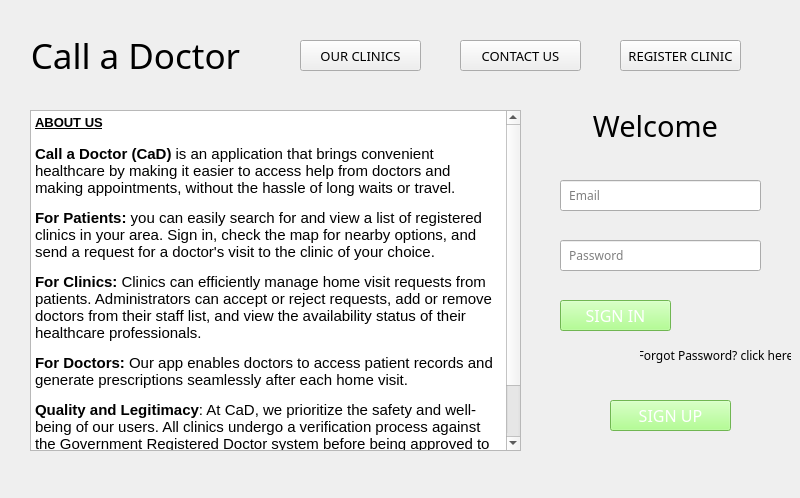
<?xml version="1.0" encoding="UTF-8"?>
<ui version="4.0">
 <class>HomePage</class>
 <widget class="QWidget" name="HomePage">
  <property name="geometry">
   <rect>
    <x>0</x>
    <y>0</y>
    <width>800</width>
    <height>498</height>
   </rect>
  </property>
  <property name="windowTitle">
   <string>Call A Doctor - Home Page</string>
  </property>
  <widget class="QPushButton" name="Search_pushButton">
   <property name="geometry">
    <rect>
     <x>300</x>
     <y>40</y>
     <width>121</width>
     <height>31</height>
    </rect>
   </property>
   <property name="font">
    <font>
     <family>Bahnschrift SemiLight SemiConde</family>
     <pointsize>10</pointsize>
     <weight>50</weight>
     <bold>false</bold>
    </font>
   </property>
   <property name="text">
    <string>OUR CLINICS</string>
   </property>
  </widget>
  <widget class="QTextEdit" name="textEdit_2">
   <property name="geometry">
    <rect>
     <x>30</x>
     <y>110</y>
     <width>491</width>
     <height>341</height>
    </rect>
   </property>
   <property name="readOnly">
    <bool>true</bool>
   </property>
   <property name="html">
    <string>&lt;!DOCTYPE HTML PUBLIC &quot;-//W3C//DTD HTML 4.0//EN&quot; &quot;http://www.w3.org/TR/REC-html40/strict.dtd&quot;&gt;
&lt;html&gt;&lt;head&gt;&lt;meta name=&quot;qrichtext&quot; content=&quot;1&quot; /&gt;&lt;style type=&quot;text/css&quot;&gt;
p, li { white-space: pre-wrap; }
&lt;/style&gt;&lt;/head&gt;&lt;body style=&quot; font-family:'MS Shell Dlg 2'; font-size:8.25pt; font-weight:400; font-style:normal;&quot;&gt;
&lt;p style=&quot; margin-top:0px; margin-bottom:0px; margin-left:0px; margin-right:0px; -qt-block-indent:0; text-indent:0px;&quot;&gt;&lt;span style=&quot; font-size:10pt; font-weight:600; text-decoration: underline;&quot;&gt;ABOUT US&lt;/span&gt;&lt;/p&gt;
&lt;p style=&quot;-qt-paragraph-type:empty; margin-top:0px; margin-bottom:0px; margin-left:0px; margin-right:0px; -qt-block-indent:0; text-indent:0px; font-size:10pt; font-weight:600; text-decoration: underline;&quot;&gt;&lt;br /&gt;&lt;/p&gt;
&lt;p style=&quot; margin-top:0px; margin-bottom:0px; margin-left:0px; margin-right:0px; -qt-block-indent:0; text-indent:0px;&quot;&gt;&lt;span style=&quot; font-size:11pt; font-weight:600;&quot;&gt;Call a Doctor (CaD)&lt;/span&gt;&lt;span style=&quot; font-size:11pt;&quot;&gt; is an application that brings convenient healthcare by making it easier to access help from doctors and making appointments, without the hassle of long waits or travel.&lt;/span&gt;&lt;/p&gt;
&lt;p style=&quot; margin-top:12px; margin-bottom:12px; margin-left:0px; margin-right:0px; -qt-block-indent:0; text-indent:0px;&quot;&gt;&lt;span style=&quot; font-size:11pt; font-weight:600;&quot;&gt;For Patients:&lt;/span&gt;&lt;span style=&quot; font-size:11pt;&quot;&gt; you can easily search for and view a list of registered clinics in your area. Sign in, check the map for nearby options, and send a request for a doctor's visit to the clinic of your choice. &lt;/span&gt;&lt;/p&gt;
&lt;p style=&quot; margin-top:12px; margin-bottom:12px; margin-left:0px; margin-right:0px; -qt-block-indent:0; text-indent:0px;&quot;&gt;&lt;span style=&quot; font-size:11pt; font-weight:600;&quot;&gt;For Clinics:&lt;/span&gt;&lt;span style=&quot; font-size:11pt;&quot;&gt; Clinics can efficiently manage home visit requests from patients. Administrators can accept or reject requests, add or remove doctors from their staff list, and view the availability status of their healthcare professionals. &lt;/span&gt;&lt;/p&gt;
&lt;p style=&quot; margin-top:12px; margin-bottom:12px; margin-left:0px; margin-right:0px; -qt-block-indent:0; text-indent:0px;&quot;&gt;&lt;span style=&quot; font-size:11pt; font-weight:600;&quot;&gt;For Doctors:&lt;/span&gt;&lt;span style=&quot; font-size:11pt;&quot;&gt; Our app enables doctors to access patient records and generate prescriptions seamlessly after each home visit. &lt;/span&gt;&lt;/p&gt;
&lt;p style=&quot; margin-top:12px; margin-bottom:12px; margin-left:0px; margin-right:0px; -qt-block-indent:0; text-indent:0px;&quot;&gt;&lt;span style=&quot; font-size:11pt; font-weight:600;&quot;&gt;Quality and Legitimacy&lt;/span&gt;&lt;span style=&quot; font-size:11pt;&quot;&gt;: At CaD, we prioritize the safety and well-being of our users. All clinics undergo a verification process against the Government Registered Doctor system before being approved to join our platform. This ensures that our partnered clinics are officially recognized and meet the highest standards of medical practice.&lt;/span&gt;&lt;/p&gt;
&lt;p style=&quot;-qt-paragraph-type:empty; margin-top:12px; margin-bottom:12px; margin-left:0px; margin-right:0px; -qt-block-indent:0; text-indent:0px;&quot;&gt;&lt;br /&gt;&lt;/p&gt;&lt;/body&gt;&lt;/html&gt;</string>
   </property>
  </widget>
  <widget class="QPushButton" name="Search_pushButton_3">
   <property name="geometry">
    <rect>
     <x>460</x>
     <y>40</y>
     <width>121</width>
     <height>31</height>
    </rect>
   </property>
   <property name="font">
    <font>
     <family>Bahnschrift SemiLight SemiConde</family>
     <pointsize>10</pointsize>
     <weight>50</weight>
     <bold>false</bold>
    </font>
   </property>
   <property name="text">
    <string>CONTACT US</string>
   </property>
  </widget>
  <widget class="QLineEdit" name="Email_line">
   <property name="geometry">
    <rect>
     <x>560</x>
     <y>180</y>
     <width>201</width>
     <height>31</height>
    </rect>
   </property>
   <property name="font">
    <font>
     <family>Bahnschrift Light</family>
    </font>
   </property>
   <property name="placeholderText">
    <string>  Email</string>
   </property>
  </widget>
  <widget class="QLineEdit" name="Password_line">
   <property name="geometry">
    <rect>
     <x>560</x>
     <y>240</y>
     <width>201</width>
     <height>31</height>
    </rect>
   </property>
   <property name="font">
    <font>
     <family>Bahnschrift Light</family>
    </font>
   </property>
   <property name="inputMask">
    <string/>
   </property>
   <property name="text">
    <string/>
   </property>
   <property name="placeholderText">
    <string>  Password</string>
   </property>
   <property name="clearButtonEnabled">
    <bool>false</bool>
   </property>
  </widget>
  <widget class="QPushButton" name="ForgotPasswordpushButton">
   <property name="geometry">
    <rect>
     <x>640</x>
     <y>340</y>
     <width>151</width>
     <height>31</height>
    </rect>
   </property>
   <property name="font">
    <font>
     <family>Bahnschrift SemiLight SemiConde</family>
     <pointsize>9</pointsize>
     <weight>50</weight>
     <bold>false</bold>
    </font>
   </property>
   <property name="styleSheet">
    <string notr="true">border: none; background: none;;</string>
   </property>
   <property name="text">
    <string>Forgot Password? click here</string>
   </property>
  </widget>
  <widget class="QPushButton" name="LoginpushButton">
   <property name="geometry">
    <rect>
     <x>560</x>
     <y>300</y>
     <width>111</width>
     <height>31</height>
    </rect>
   </property>
   <property name="font">
    <font>
     <family>Bahnschrift SemiLight SemiConde</family>
     <pointsize>12</pointsize>
    </font>
   </property>
   <property name="autoFillBackground">
    <bool>false</bool>
   </property>
   <property name="styleSheet">
    <string notr="true">background-color: #9dff73;
color: #FFFFFF;
</string>
   </property>
   <property name="text">
    <string>SIGN IN</string>
   </property>
   <property name="autoDefault">
    <bool>false</bool>
   </property>
  </widget>
  <widget class="QLabel" name="Welcome_label_2">
   <property name="enabled">
    <bool>true</bool>
   </property>
   <property name="geometry">
    <rect>
     <x>0</x>
     <y>30</y>
     <width>271</width>
     <height>51</height>
    </rect>
   </property>
   <property name="sizePolicy">
    <sizepolicy hsizetype="Preferred" vsizetype="Preferred">
     <horstretch>0</horstretch>
     <verstretch>0</verstretch>
    </sizepolicy>
   </property>
   <property name="font">
    <font>
     <family>Yu Gothic UI Semibold</family>
     <pointsize>26</pointsize>
     <weight>7</weight>
     <italic>false</italic>
     <bold>false</bold>
    </font>
   </property>
   <property name="layoutDirection">
    <enum>Qt::LeftToRight</enum>
   </property>
   <property name="autoFillBackground">
    <bool>false</bool>
   </property>
   <property name="styleSheet">
    <string notr="true">
font: 63 26pt &quot;Yu Gothic UI Semibold&quot;;</string>
   </property>
   <property name="text">
    <string>Call a Doctor</string>
   </property>
   <property name="alignment">
    <set>Qt::AlignCenter</set>
   </property>
  </widget>
  <widget class="QLabel" name="Welcome_label_3">
   <property name="enabled">
    <bool>true</bool>
   </property>
   <property name="geometry">
    <rect>
     <x>520</x>
     <y>100</y>
     <width>271</width>
     <height>51</height>
    </rect>
   </property>
   <property name="sizePolicy">
    <sizepolicy hsizetype="Preferred" vsizetype="Preferred">
     <horstretch>0</horstretch>
     <verstretch>0</verstretch>
    </sizepolicy>
   </property>
   <property name="font">
    <font>
     <family>Yu Gothic UI Semibold</family>
     <pointsize>22</pointsize>
     <weight>7</weight>
     <italic>false</italic>
     <bold>false</bold>
    </font>
   </property>
   <property name="layoutDirection">
    <enum>Qt::LeftToRight</enum>
   </property>
   <property name="autoFillBackground">
    <bool>false</bool>
   </property>
   <property name="styleSheet">
    <string notr="true">
font: 63 22pt &quot;Yu Gothic UI Semibold&quot;;
</string>
   </property>
   <property name="text">
    <string>Welcome</string>
   </property>
   <property name="alignment">
    <set>Qt::AlignCenter</set>
   </property>
  </widget>
  <widget class="QPushButton" name="RegisterButton">
   <property name="geometry">
    <rect>
     <x>610</x>
     <y>400</y>
     <width>121</width>
     <height>31</height>
    </rect>
   </property>
   <property name="font">
    <font>
     <family>Bahnschrift SemiLight SemiConde</family>
     <pointsize>12</pointsize>
    </font>
   </property>
   <property name="autoFillBackground">
    <bool>false</bool>
   </property>
   <property name="styleSheet">
    <string notr="true">background-color: #9dff73;
color: #FFFFFF;
</string>
   </property>
   <property name="text">
    <string>SIGN UP</string>
   </property>
   <property name="autoDefault">
    <bool>false</bool>
   </property>
  </widget>
  <widget class="QPushButton" name="RegisterClinicButton">
   <property name="geometry">
    <rect>
     <x>620</x>
     <y>40</y>
     <width>121</width>
     <height>31</height>
    </rect>
   </property>
   <property name="font">
    <font>
     <family>Bahnschrift SemiLight SemiConde</family>
     <pointsize>10</pointsize>
     <weight>50</weight>
     <bold>false</bold>
    </font>
   </property>
   <property name="text">
    <string>REGISTER CLINIC</string>
   </property>
  </widget>
 </widget>
 <resources/>
 <connections/>
</ui>
